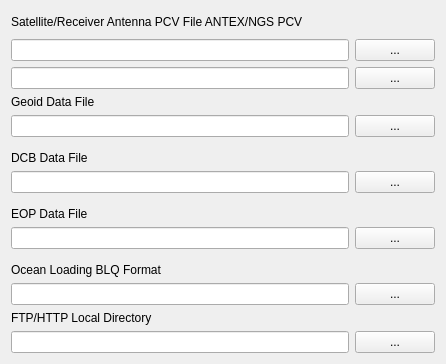
     <widget class="QWidget" name="TabSheet7">
      <property name="toolTip">
       <string/>
      </property>
      <attribute name="title">
       <string>&amp;Files</string>
      </attribute>
      <layout class="QGridLayout" name="gridLayout_6">
       <item row="1" column="3">
        <widget class="QPushButton" name="BtnSatPcvFile">
         <property name="enabled">
          <bool>true</bool>
         </property>
         <property name="toolTip">
          <string/>
         </property>
         <property name="text">
          <string>...</string>
         </property>
        </widget>
       </item>
       <item row="20" column="0" colspan="2">
        <widget class="QLineEdit" name="OLFile">
         <property name="enabled">
          <bool>true</bool>
         </property>
         <property name="toolTip">
          <string/>
         </property>
         <property name="text">
          <string/>
         </property>
        </widget>
       </item>
       <item row="7" column="0" colspan="2">
        <widget class="QLineEdit" name="DCBFile">
         <property name="enabled">
          <bool>true</bool>
         </property>
         <property name="toolTip">
          <string/>
         </property>
         <property name="text">
          <string/>
         </property>
        </widget>
       </item>
       <item row="23" column="0">
        <widget class="QLabel" name="Label31">
         <property name="enabled">
          <bool>true</bool>
         </property>
         <property name="toolTip">
          <string/>
         </property>
         <property name="text">
          <string>FTP/HTTP Local Directory</string>
         </property>
        </widget>
       </item>
       <item row="0" column="1">
        <widget class="QPushButton" name="BtnSatPcvView">
         <property name="enabled">
          <bool>true</bool>
         </property>
         <property name="sizePolicy">
          <sizepolicy hsizetype="Fixed" vsizetype="Fixed">
           <horstretch>0</horstretch>
           <verstretch>0</verstretch>
          </sizepolicy>
         </property>
         <property name="toolTip">
          <string/>
         </property>
         <property name="text">
          <string/>
         </property>
         <property name="icon">
          <iconset resource="rtknavi_qt.qrc">
           <normaloff>:/buttons/doc.bmp</normaloff>:/buttons/doc.bmp</iconset>
         </property>
         <property name="flat">
          <bool>true</bool>
         </property>
        </widget>
       </item>
       <item row="1" column="0" colspan="2">
        <widget class="QLineEdit" name="SatPcvFile">
         <property name="enabled">
          <bool>true</bool>
         </property>
         <property name="toolTip">
          <string/>
         </property>
         <property name="text">
          <string/>
         </property>
        </widget>
       </item>
       <item row="2" column="3">
        <widget class="QPushButton" name="BtnAntPcvFile">
         <property name="enabled">
          <bool>true</bool>
         </property>
         <property name="toolTip">
          <string/>
         </property>
         <property name="text">
          <string>...</string>
         </property>
        </widget>
       </item>
       <item row="2" column="0" colspan="2">
        <widget class="QLineEdit" name="AntPcvFile">
         <property name="enabled">
          <bool>true</bool>
         </property>
         <property name="toolTip">
          <string/>
         </property>
         <property name="text">
          <string/>
         </property>
        </widget>
       </item>
       <item row="4" column="0" colspan="2">
        <widget class="QLineEdit" name="GeoidDataFile">
         <property name="enabled">
          <bool>true</bool>
         </property>
         <property name="toolTip">
          <string/>
         </property>
         <property name="text">
          <string/>
         </property>
        </widget>
       </item>
       <item row="4" column="3">
        <widget class="QPushButton" name="BtnGeoidDataFile">
         <property name="enabled">
          <bool>true</bool>
         </property>
         <property name="toolTip">
          <string/>
         </property>
         <property name="text">
          <string>...</string>
         </property>
        </widget>
       </item>
       <item row="3" column="0">
        <widget class="QLabel" name="Label48">
         <property name="enabled">
          <bool>true</bool>
         </property>
         <property name="toolTip">
          <string/>
         </property>
         <property name="text">
          <string>Geoid Data File</string>
         </property>
        </widget>
       </item>
       <item row="24" column="0" colspan="2">
        <widget class="QLineEdit" name="LocalDir">
         <property name="enabled">
          <bool>true</bool>
         </property>
         <property name="toolTip">
          <string/>
         </property>
         <property name="text">
          <string/>
         </property>
        </widget>
       </item>
       <item row="24" column="3">
        <widget class="QPushButton" name="BtnLocalDir">
         <property name="enabled">
          <bool>true</bool>
         </property>
         <property name="toolTip">
          <string/>
         </property>
         <property name="text">
          <string>...</string>
         </property>
        </widget>
       </item>
       <item row="7" column="3">
        <widget class="QPushButton" name="BtnDCBFile">
         <property name="enabled">
          <bool>true</bool>
         </property>
         <property name="toolTip">
          <string/>
         </property>
         <property name="text">
          <string>...</string>
         </property>
        </widget>
       </item>
       <item row="5" column="3" rowspan="2">
        <widget class="QPushButton" name="BtnDCBView">
         <property name="enabled">
          <bool>true</bool>
         </property>
         <property name="toolTip">
          <string/>
         </property>
         <property name="text">
          <string/>
         </property>
         <property name="flat">
          <bool>true</bool>
         </property>
        </widget>
       </item>
       <item row="11" column="3" rowspan="2">
        <widget class="QPushButton" name="BtnEOPView">
         <property name="enabled">
          <bool>true</bool>
         </property>
         <property name="toolTip">
          <string/>
         </property>
         <property name="text">
          <string/>
         </property>
         <property name="flat">
          <bool>true</bool>
         </property>
        </widget>
       </item>
       <item row="18" column="3" rowspan="2">
        <widget class="QPushButton" name="BtnOLFileView">
         <property name="enabled">
          <bool>true</bool>
         </property>
         <property name="toolTip">
          <string/>
         </property>
         <property name="text">
          <string/>
         </property>
         <property name="flat">
          <bool>true</bool>
         </property>
        </widget>
       </item>
       <item row="20" column="3">
        <widget class="QPushButton" name="BtnOLFile">
         <property name="enabled">
          <bool>true</bool>
         </property>
         <property name="toolTip">
          <string/>
         </property>
         <property name="text">
          <string>...</string>
         </property>
        </widget>
       </item>
       <item row="0" column="0">
        <widget class="QLabel" name="Label38">
         <property name="enabled">
          <bool>true</bool>
         </property>
         <property name="toolTip">
          <string/>
         </property>
         <property name="text">
          <string>Satellite/Receiver Antenna PCV File ANTEX/NGS PCV</string>
         </property>
        </widget>
       </item>
       <item row="0" column="3">
        <widget class="QPushButton" name="BtnAntPcvView">
         <property name="enabled">
          <bool>true</bool>
         </property>
         <property name="sizePolicy">
          <sizepolicy hsizetype="Fixed" vsizetype="Fixed">
           <horstretch>0</horstretch>
           <verstretch>0</verstretch>
          </sizepolicy>
         </property>
         <property name="toolTip">
          <string/>
         </property>
         <property name="text">
          <string/>
         </property>
         <property name="icon">
          <iconset resource="rtknavi_qt.qrc">
           <normaloff>:/buttons/doc.bmp</normaloff>:/buttons/doc.bmp</iconset>
         </property>
         <property name="flat">
          <bool>true</bool>
         </property>
        </widget>
       </item>
       <item row="13" column="3">
        <widget class="QPushButton" name="BtnEOPFile">
         <property name="enabled">
          <bool>true</bool>
         </property>
         <property name="toolTip">
          <string/>
         </property>
         <property name="text">
          <string>...</string>
         </property>
        </widget>
       </item>
       <item row="13" column="0" colspan="2">
        <widget class="QLineEdit" name="EOPFile">
         <property name="enabled">
          <bool>true</bool>
         </property>
         <property name="toolTip">
          <string/>
         </property>
         <property name="text">
          <string/>
         </property>
        </widget>
       </item>
       <item row="19" column="0">
        <widget class="QLabel" name="Label34">
         <property name="enabled">
          <bool>true</bool>
         </property>
         <property name="toolTip">
          <string/>
         </property>
         <property name="text">
          <string>Ocean Loading BLQ Format</string>
         </property>
        </widget>
       </item>
       <item row="12" column="0">
        <widget class="QLabel" name="Label23">
         <property name="enabled">
          <bool>true</bool>
         </property>
         <property name="toolTip">
          <string/>
         </property>
         <property name="text">
          <string>EOP Data File</string>
         </property>
        </widget>
       </item>
       <item row="6" column="0">
        <widget class="QLabel" name="Label1">
         <property name="enabled">
          <bool>true</bool>
         </property>
         <property name="toolTip">
          <string/>
         </property>
         <property name="text">
          <string>DCB Data File</string>
         </property>
        </widget>
       </item>
      </layout>
     </widget>
